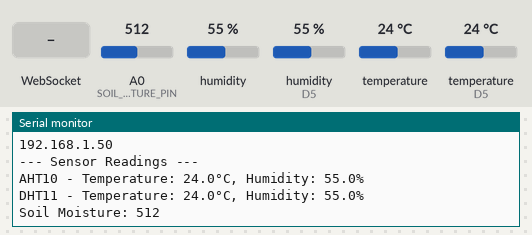
Simulated run of this sketch. Board: ESP8266 (NodeMCU). On the bench: the last lines printed to the serial monitor. The inputs (shaded band) are chosen by the test bench; at power-on: humidity 55 %, humidity (sensor on D5) 55 %, A0 (SOIL_MOISTURE_PIN) = 512, temperature 24 °C, temperature (sensor on D5) 24 °C. WiFi joins after 1.5 s; servers stay silent unless stated; uploads are accepted with an empty reply.

Above: at 2.7 s.
2.8 s: WebSocket text "1" received
At 7.99 s:
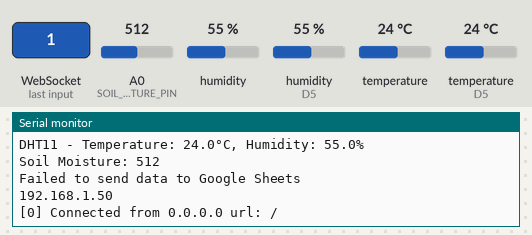
9.3 s: humidity (sensor 0) set to 22 %
At 10.5 s:
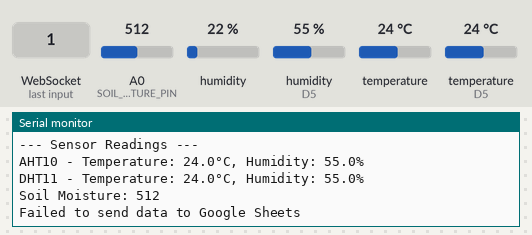
12.8 s: humidity (sensor on D5) set to 22 %
At 14.37 s:
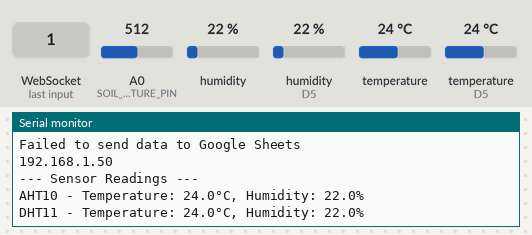
16.3 s: A0 (SOIL_MOISTURE_PIN) set to 716
At 17.2 s:
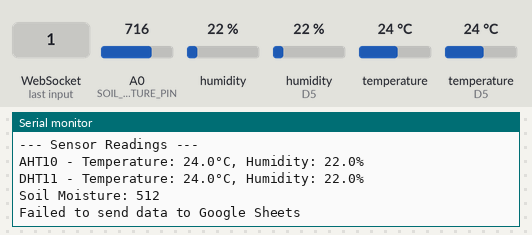
19.8 s: temperature (sensor 0) set to 12 °C
At 20.74 s:
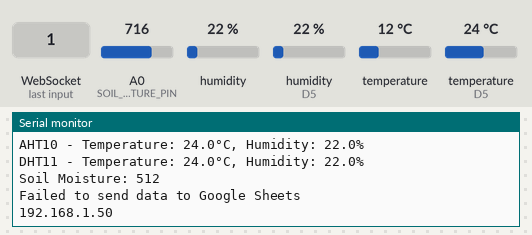
23.3 s: temperature (sensor on D5) set to 12 °C
At 27.6 s:
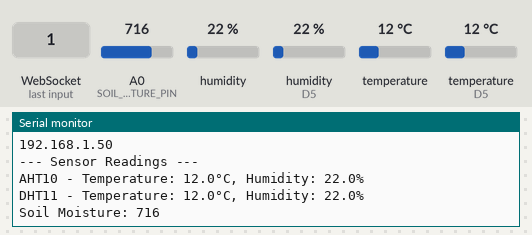

The sketch:

sketch_feb23a.ino
```cpp
#include <ESP8266WiFi.h>
#include <ESP8266WebServer.h>
#include <WebSocketsServer.h>
#include <Wire.h>
#include <Adafruit_AHTX0.h>
#include <DHT.h>
#include <WiFiClientSecure.h>
#include <ArduinoJson.h>
#include <WiFiManager.h>

// Pin Definitions for ESP8266
#define SOIL_MOISTURE_PIN A0    // Analog pin A0 for soil moisture
#define DHT_PIN 14             // GPIO14 (D5) for DHT11
#define I2C_SDA 4              // GPIO4 (D2) for I2C SDA
#define I2C_SCL 5              // GPIO5 (D1) for I2C SCL
#define DHTTYPE DHT11          // DHT11 sensor type

// Wi-Fi credentials
const char* ssid = "VEDANT";

// Google Sheets deployment ID
const char* GScriptId = "https://script.google.com/macros/s/AKfycby4GUm5EKk0iH45wZsL1Y3cu7b4ajy5aUGyyN5ovCXimMkgfLd5CsTZi4bBFkQi9AWc/exec";

// Create sensor objects
Adafruit_AHTX0 aht;
DHT dht(DHT_PIN, DHTTYPE);

// Create web server object on port 80
ESP8266WebServer server(80);
WebSocketsServer webSocket = WebSocketsServer(81);

// Variables to store sensor readings
float aht_temperature;
float aht_humidity;
float dht_temperature;
float dht_humidity;
int soilMoisture;

// HTML webpage template
const char* html_template = R"(
<!DOCTYPE HTML>
<html>
<head>
    <title>Environmental Monitor</title>
    <meta name="viewport" content="width=device-width, initial-scale=1">
    <style>
        body { font-family: Arial; text-align: center; margin: 0px auto; padding: 20px; }
        .reading { font-size: 2.0rem; }
        .unit { font-size: 1.0rem; }
        .data-container { margin: 20px; padding: 10px; border: 1px solid #ccc; border-radius: 5px; }
        .sensor-group { margin: 20px 0; padding: 15px; background: #f5f5f5; border-radius: 10px; }
        h3 { color: #333; margin-top: 0; }
    </style>
    <script>
        var socket = new WebSocket('ws://' + location.hostname + ':81/');
        socket.onmessage = function(event) {
            var data = JSON.parse(event.data);
            document.getElementById("aht_temperature").innerHTML = data.aht_temperature.toFixed(1);
            document.getElementById("aht_humidity").innerHTML = data.aht_humidity.toFixed(1);
            document.getElementById("dht_temperature").innerHTML = data.dht_temperature.toFixed(1);
            document.getElementById("dht_humidity").innerHTML = data.dht_humidity.toFixed(1);
            document.getElementById("moisture").innerHTML = data.moisture;
        };
    </script>
</head>
<body>
    <h2>Environmental Monitor</h2>

    <div class="sensor-group">
        <h3>AHT10 Sensor</h3>
        <div class="data-container">
            <div class="reading">
                <span id="aht_temperature">0</span>
                <span class="unit">°C</span>
            </div>
            <p>Temperature</p>
        </div>
        <div class="data-container">
            <div class="reading">
                <span id="aht_humidity">0</span>
                <span class="unit">%</span>
            </div>
            <p>Humidity</p>
        </div>
    </div>

    <div class="sensor-group">
        <h3>DHT11 Sensor</h3>
        <div class="data-container">
            <div class="reading">
                <span id="dht_temperature">0</span>
                <span class="unit">°C</span>
            </div>
            <p>Temperature</p>
        </div>
        <div class="data-container">
            <div class="reading">
                <span id="dht_humidity">0</span>
                <span class="unit">%</span>
            </div>
            <p>Humidity</p>
        </div>
    </div>

    <div class="sensor-group">
        <h3>Soil Sensor</h3>
        <div class="data-container">
            <div class="reading">
                <span id="moisture">0</span>
                <span class="unit">RAW</span>
            </div>
            <p>Soil Moisture</p>
        </div>
    </div>
</body>
</html>
)";

void setup() {
    Serial.begin(115200);

    // Print pin configuration
    Serial.println("\nPin Configuration:");
    Serial.println("Soil Moisture Pin: A0");
    Serial.println("DHT11 Pin: D5");
    Serial.println("I2C SDA Pin: D2");
    Serial.println("I2C SCL Pin: D1");

    // Initialize I2C for AHT10 with specified pins
    Wire.begin(I2C_SDA, I2C_SCL);

    // Initialize DHT11 sensor
    dht.begin();
    Serial.println("DHT11 sensor initialized!");

    // Initialize AHT sensor
    if (!aht.begin()) {
        Serial.println("Could not find AHT sensor. Check wiring!");
        Serial.println("1. Check SDA connection to D2");
        Serial.println("2. Check SCL connection to D1");
        Serial.println("3. Check power (3.3V) and ground connections");
        while (1) delay(10);
    } else {
        Serial.println("AHT sensor initialized successfully!");
    }

    // Replace the WiFi.begin() call with WiFiManager
    WiFiManager wifiManager;
    wifiManager.autoConnect("PlantMonitoringSystem");

    // Set up web server routes
    server.on("/", handleRoot);
    server.on("/data", handleData);

    // Start web server and WebSocket server
    server.begin();
    webSocket.begin();
    webSocket.onEvent(webSocketEvent);
    Serial.println("HTTP server and WebSocket server started");
}

void loop() {
    Serial.println(WiFi.localIP());
    server.handleClient();
    webSocket.loop();
    updateSensorReadings();
    sendDataToGoogleSheets();
    broadcastSensorData();
    delay(5000);  // Update every 5 seconds
}

void updateSensorReadings() {
    sensors_event_t humidity_event, temp_event;

    // Read AHT sensor
    if (aht.getEvent(&humidity_event, &temp_event)) {
        aht_temperature = temp_event.temperature;
        aht_humidity = humidity_event.relative_humidity;
    } else {
        Serial.println("Failed to read from AHT sensor!");
    }

    // Read DHT11 sensor
    dht_temperature = dht.readTemperature();
    dht_humidity = dht.readHumidity();

    // Check if DHT11 reading failed
    if (isnan(dht_humidity) || isnan(dht_temperature)) {
        Serial.println("Failed to read from DHT11 sensor!");
    }

    // Read soil moisture sensor
    soilMoisture = analogRead(SOIL_MOISTURE_PIN);

    // Print readings to Serial Monitor (for debugging)
    Serial.println("\n--- Sensor Readings ---");
    Serial.printf("AHT10 - Temperature: %.1f°C, Humidity: %.1f%%\n",
                 aht_temperature, aht_humidity);
    Serial.printf("DHT11 - Temperature: %.1f°C, Humidity: %.1f%%\n",
                 dht_temperature, dht_humidity);
    Serial.printf("Soil Moisture: %d\n", soilMoisture);
}

void handleRoot() {
    server.send(200, "text/html", html_template);
}

void handleData() {
    String json = getSensorDataJSON();
    server.send(200, "application/json", json);
}

void sendDataToGoogleSheets() {
    WiFiClientSecure client;
    client.setInsecure();
    const char* host = "script.google.com";
    const int httpsPort = 443;

    if (!client.connect(host, httpsPort)) {
        Serial.println("Connection to Google Sheets failed");
        return;
    }

    String url = "/macros/s/" + String(GScriptId) + "/exec?";
    url += "aTemperature=" + String(aht_temperature);
    url += "&aHumidity=" + String(aht_humidity);
    url += "&dTemperature=" + String(dht_temperature);
    url += "&dHumidity=" + String(dht_humidity);
    url += "&soilMoisture=" + String(soilMoisture);

    client.print(String("GET ") + url + " HTTP/1.1\r\n" +
                 "Host: " + host + "\r\n" +
                 "User-Agent: ESP8266\r\n" +
                 "Connection: close\r\n\r\n");

    while (client.connected()) {
        String line = client.readStringUntil('\n');
        if (line == "\r") {
            break;
        }
    }
    String line = client.readStringUntil('\n');
    if (line.startsWith("{\"result\":\"success\"")) {
        Serial.println("Data sent to Google Sheets successfully");
    } else {
        Serial.println("Failed to send data to Google Sheets");
    }
}

void webSocketEvent(uint8_t num, WStype_t type, uint8_t * payload, size_t length) {
    switch(type) {
        case WStype_DISCONNECTED:
            Serial.printf("[%u] Disconnected!\n", num);
            break;
        case WStype_CONNECTED:
            {
                IPAddress ip = webSocket.remoteIP(num);
                Serial.printf("[%u] Connected from %d.%d.%d.%d url: %s\n", num, ip[0], ip[1], ip[2], ip[3], payload);
                broadcastSensorData();
            }
            break;
    }
}

void broadcastSensorData() {
    String json = getSensorDataJSON();
    webSocket.broadcastTXT(json);
}

String getSensorDataJSON() {
    StaticJsonDocument<200> doc;
    doc["aht_temperature"] = aht_temperature;
    doc["aht_humidity"] = aht_humidity;
    doc["dht_temperature"] = dht_temperature;
    doc["dht_humidity"] = dht_humidity;
    doc["moisture"] = soilMoisture;

    String json;
    serializeJson(doc, json);
    return json;
}
```

Measured:
- after the input at 2.8 s, the serial monitor: prints a new line after 5.1 s (image 1)
- after the input at 12.8 s, the serial monitor: prints a new line after 1.6 s (image 3)
- after the input at 23.3 s, the serial monitor: prints a new line after 3.8 s (image 6)
